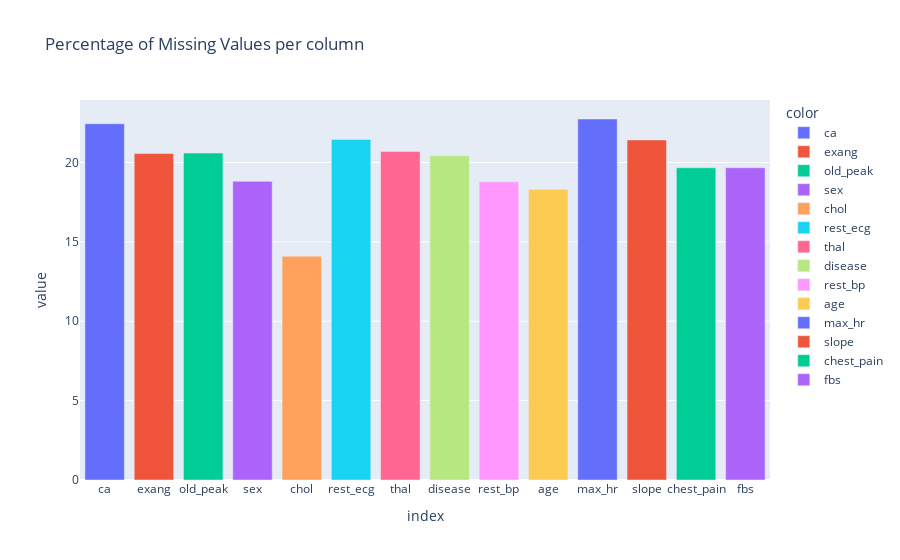

The notebook cell this image was saved under:
### Code cell
(data_raw.isnull().sum()*100/len(data_raw)).plot.bar(title = 'Percentage of Missing Values per column',color=data_raw.columns)

### Figure 1 — Plotly figure (JSON) as saved in the notebook; plotly's stock layout.template omitted (floating-point values rounded to 4 significant figures)
{"data": [{"alignmentgroup": "True", "hovertemplate": "color=ca<br>index=%{x}<br>value=%{y}<extra></extra>", "legendgroup": "ca", "marker": {"color": "#636efa", "pattern": {"shape": ""}}, "name": "ca", "offsetgroup": "ca", "orientation": "v", "showlegend": true, "textposition": "auto", "type": "bar", "x": ["ca"], "xaxis": "x", "y": [22.44], "yaxis": "y"}, {"alignmentgroup": "True", "hovertemplate": "color=exang<br>index=%{x}<br>value=%{y}<extra></extra>", "legendgroup": "exang", "marker": {"color": "#EF553B", "pattern": {"shape": ""}}, "name": "exang", "offsetgroup": "exang", "orientation": "v", "showlegend": true, "textposition": "auto", "type": "bar", "x": ["exang"], "xaxis": "x", "y": [20.56], "yaxis": "y"}, {"alignmentgroup": "True", "hovertemplate": "color=old_peak<br>index=%{x}<br>value=%{y}<extra></extra>", "legendgroup": "old_peak", "marker": {"color": "#00cc96", "pattern": {"shape": ""}}, "name": "old_peak", "offsetgroup": "old_peak", "orientation": "v", "showlegend": true, "textposition": "auto", "type": "bar", "x": ["old_peak"], "xaxis": "x", "y": [20.59], "yaxis": "y"}, {"alignmentgroup": "True", "hovertemplate": "color=sex<br>index=%{x}<br>value=%{y}<extra></extra>", "legendgroup": "sex", "marker": {"color": "#ab63fa", "pattern": {"shape": ""}}, "name": "sex", "offsetgroup": "sex", "orientation": "v", "showlegend": true, "textposition": "auto", "type": "bar", "x": ["sex"], "xaxis": "x", "y": [18.81], "yaxis": "y"}, {"alignmentgroup": "True", "hovertemplate": "color=chol<br>index=%{x}<br>value=%{y}<extra></extra>", "legendgroup": "chol", "marker": {"color": "#FFA15A", "pattern": {"shape": ""}}, "name": "chol", "offsetgroup": "chol", "orientation": "v", "showlegend": true, "textposition": "auto", "type": "bar", "x": ["chol"], "xaxis": "x", "y": [14.09], "yaxis": "y"}, {"alignmentgroup": "True", "hovertemplate": "color=rest_ecg<br>index=%{x}<br>value=%{y}<extra></extra>", "legendgroup": "rest_ecg", "marker": {"color": "#19d3f3", "pattern": {"shape": ""}}, "name": "rest_ecg", "offsetgroup": "rest_ecg", "orientation": "v", "showlegend": true, "textposition": "auto", "type": "bar", "x": ["rest_ecg"], "xaxis": "x", "y": [21.45], "yaxis": "y"}, {"alignmentgroup": "True", "hovertemplate": "color=thal<br>index=%{x}<br>value=%{y}<extra></extra>", "legendgroup": "thal", "marker": {"color": "#FF6692", "pattern": {"shape": ""}}, "name": "thal", "offsetgroup": "thal", "orientation": "v", "showlegend": true, "textposition": "auto", "type": "bar", "x": ["thal"], "xaxis": "x", "y": [20.69], "yaxis": "y"}, {"alignmentgroup": "True", "hovertemplate": "color=disease<br>index=%{x}<br>value=%{y}<extra></extra>", "legendgroup": "disease", "marker": {"color": "#B6E880", "pattern": {"shape": ""}}, "name": "disease", "offsetgroup": "disease", "orientation": "v", "showlegend": true, "textposition": "auto", "type": "bar", "x": ["disease"], "xaxis": "x", "y": [20.43], "yaxis": "y"}, {"alignmentgroup": "True", "hovertemplate": "color=rest_bp<br>index=%{x}<br>value=%{y}<extra></extra>", "legendgroup": "rest_bp", "marker": {"color": "#FF97FF", "pattern": {"shape": ""}}, "name": "rest_bp", "offsetgroup": "rest_bp", "orientation": "v", "showlegend": true, "textposition": "auto", "type": "bar", "x": ["rest_bp"], "xaxis": "x", "y": [18.78], "yaxis": "y"}, {"alignmentgroup": "True", "hovertemplate": "color=age<br>index=%{x}<br>value=%{y}<extra></extra>", "legendgroup": "age", "marker": {"color": "#FECB52", "pattern": {"shape": ""}}, "name": "age", "offsetgroup": "age", "orientation": "v", "showlegend": true, "textposition": "auto", "type": "bar", "x": ["age"], "xaxis": "x", "y": [18.32], "yaxis": "y"}, {"alignmentgroup": "True", "hovertemplate": "color=max_hr<br>index=%{x}<br>value=%{y}<extra></extra>", "legendgroup": "max_hr", "marker": {"color": "#636efa", "pattern": {"shape": ""}}, "name": "max_hr", "offsetgroup": "max_hr", "orientation": "v", "showlegend": true, "textposition": "auto", "type": "bar", "x": ["max_hr"], "xaxis": "x", "y": [22.74], "yaxis": "y"}, {"alignmentgroup": "True", "hovertemplate": "color=slope<br>index=%{x}<br>value=%{y}<extra></extra>", "legendgroup": "slope", "marker": {"color": "#EF553B", "pattern": {"shape": ""}}, "name": "slope", "offsetgroup": "slope", "orientation": "v", "showlegend": true, "textposition": "auto", "type": "bar", "x": ["slope"], "xaxis": "x", "y": [21.42], "yaxis": "y"}, {"alignmentgroup": "True", "hovertemplate": "color=chest_pain<br>index=%{x}<br>value=%{y}<extra></extra>", "legendgroup": "chest_pain", "marker": {"color": "#00cc96", "pattern": {"shape": ""}}, "name": "chest_pain", "offsetgroup": "chest_pain", "orientation": "v", "showlegend": true, "textposition": "auto", "type": "bar", "x": ["chest_pain"], "xaxis": "x", "y": [19.67], "yaxis": "y"}, {"alignmentgroup": "True", "hovertemplate": "color=fbs<br>index=%{x}<br>value=%{y}<extra></extra>", "legendgroup": "fbs", "marker": {"color": "#ab63fa", "pattern": {"shape": ""}}, "name": "fbs", "offsetgroup": "fbs", "orientation": "v", "showlegend": true, "textposition": "auto", "type": "bar", "x": ["fbs"], "xaxis": "x", "y": [19.67], "yaxis": "y"}], "layout": {"barmode": "relative", "legend": {"title": {"text": "color"}, "tracegroupgap": 0}, "title": {"text": "Percentage of Missing Values per column"}, "xaxis": {"anchor": "y", "domain": [0, 1], "title": {"text": "index"}}, "yaxis": {"anchor": "x", "domain": [0, 1], "title": {"text": "value"}}}}
